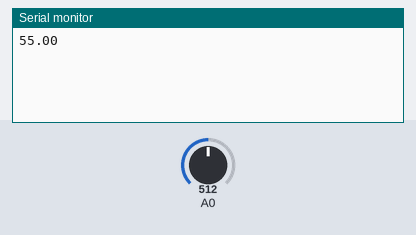
Bench run of a sketch on a simulated Arduino Uno, built with avr-gcc and run on an emulated ATmega328P. On the bench: the last lines printed to the serial monitor. The inputs (shaded band) are chosen by the test bench; at power-on: A0 = 512.

Above: at 1.2 s.
1.3 s: A0 set to 716
At 1.9 s:
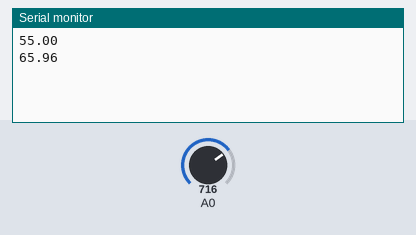
2.8 s: A0 set to 900
At 4.8 s:
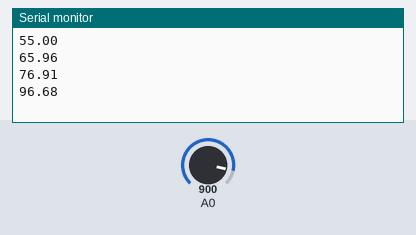
Timing chart, 0 to 6.3 s (numbered marks = the images above; inputs shaded):
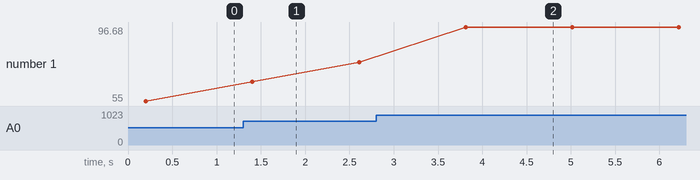

The sketch:

lm35arduino.ino
```cpp
  //pino de leitura
#define ADCPIN 0

//variavel da temperatura
float temperatura = 0;

void setup(){
  //utiliza ref interna de 1.1
  analogReference(INTERNAL);

  //Inicializa Serial
  Serial.begin(9600);

}

void loop(){
  //faz leitura do sensor pela funcao
  temperatura = analogAvg(ADCPIN);

  //faz conversao de volts para celcius
  temperatura = temperatura  * 1100 / (1024 * 10);

  //imprime temperatura no serial
  Serial.println(temperatura);

  delay(1000);
}

int analogAvg (int sensorPin){
  int total = 0;
  int amostras = 20;
  for (int n = 0; n < amostras; n++){
    total += analogRead (sensorPin);
    delay(10); //pequeno atraso entre leituras
  }
  return total / amostras;
}
```

Measured:
- after the input at 1.3 s, the serial monitor: prints a new line after 0.11 s (image 1)
- after the input at 2.8 s, the serial monitor: prints a new line after 1.0 s (image 2)
- plotted number 1: 55 → 76.91 after the input at 1.3 s, 76.91 → 96.68 after the input at 2.8 s
